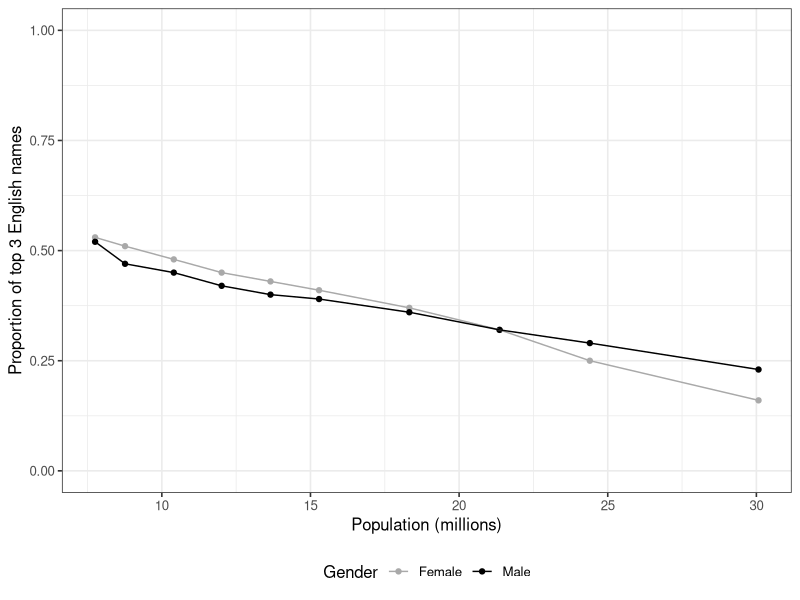

Recreate this plot in R.
library(tidyverse)

#######
eng = read_csv("Data/english-names-pop.csv") %>%
  select(year:Male) %>%
  gather(Gender, value, -year, -population) %>%
  filter(is.na(value) == F)

p_eng <- ggplot(eng, aes(x=population/1e6, y=value, colour=Gender, group=Gender, label=year)) + geom_point() + geom_line() +
  xlab("Population (millions)") + ylab("Proportion of top 3 English names") +
  theme_bw(12) +
  theme(legend.position = "bottom") + 
  ylim(0, 1) +
  scale_colour_manual(values=c("darkgray", "black")) %>% print()


pdf('imgs/english_top3.pdf', width = 5, height=4)
p_eng
dev.off()


save(p_eng, file='Data/top_3_english.RData')
#############